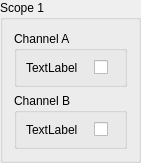
       <widget class="QGroupBox" name="groupBox_2">
        <property name="geometry">
         <rect>
          <x>10</x>
          <y>20</y>
          <width>141</width>
          <height>131</height>
         </rect>
        </property>
        <property name="title">
         <string>Scope 1</string>
        </property>
        <layout class="QVBoxLayout" name="verticalLayout">
         <item>
          <widget class="QGroupBox" name="groupBox_3">
           <property name="title">
            <string>Channel A</string>
           </property>
           <layout class="QHBoxLayout" name="horizontalLayout" stretch="3,1">
            <item>
             <widget class="QLabel" name="label">
              <property name="text">
               <string>TextLabel</string>
              </property>
             </widget>
            </item>
            <item>
             <widget class="QCheckBox" name="checkBox">
              <property name="text">
               <string/>
              </property>
             </widget>
            </item>
           </layout>
          </widget>
         </item>
         <item>
          <widget class="QGroupBox" name="groupBox_4">
           <property name="title">
            <string>Channel B</string>
           </property>
           <layout class="QHBoxLayout" name="horizontalLayout_2" stretch="3,1">
            <item>
             <widget class="QLabel" name="label_2">
              <property name="text">
               <string>TextLabel</string>
              </property>
             </widget>
            </item>
            <item>
             <widget class="QCheckBox" name="checkBox_2">
              <property name="text">
               <string/>
              </property>
             </widget>
            </item>
           </layout>
          </widget>
         </item>
        </layout>
       </widget>
